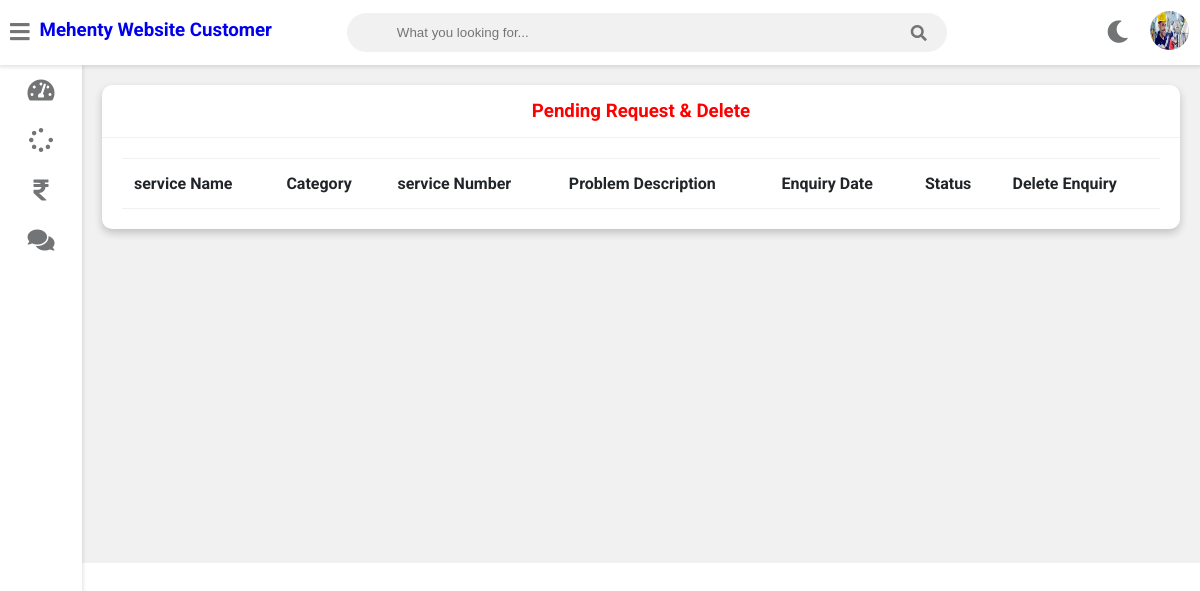
The page /customer-view-request (signed in) on the database as committed earlier.
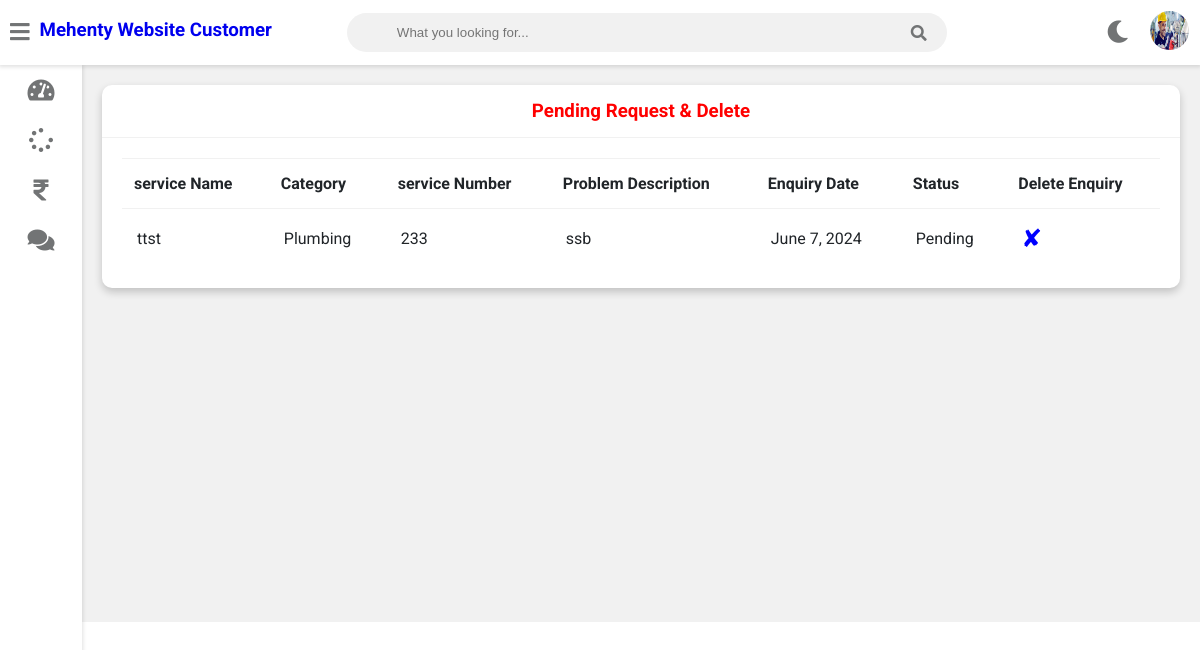
The same page on the database as committed later.
### service/models.py (models this page shows, shortened)
class Request(models.Model):
    cat=(('Plumbing', 'Plumbing'),('Electricity', 'Electricity'),('Painting', 'Painting'),('Carpentry', 'Carpentry'))
    category=models.CharField(max_length=50,choices=cat)
    service_no=models.PositiveIntegerField(null=False)
    service_name = models.CharField(max_length=40,null=False)
    problem_description = models.CharField(max_length=500,null=False)
    date=models.DateField(auto_now=True)
    cost=models.PositiveIntegerField(null=True)
    customer=models.ForeignKey('Customer', on_delete=models.CASCADE,null=True)
    Technician=models.ForeignKey('Technician',on_delete=models.CASCADE,null=True)
    stat=(('Pending','Pending'),('Approved','Approved'),('Repairing','Repairing'),('Repairing Done','Repairing Done'),('Released','Released'))
    status=models.CharField(max_length=50,choices=stat,default='Pending',null=True)

### service/views.py (the view)
# urls.py: path('customer-view-request',views.customer_view_request_view,name='customer-view-request'),
@login_required(login_url='customerlogin')
@user_passes_test(is_customer)
def customer_view_request_view(request):
    customer=models.Customer.objects.get(user_id=request.user.id)
    enquiries=models.Request.objects.all().filter(customer_id=customer.id , status="Pending")
    return render(request,'service/customer_view_request.html',{'customer':customer,'enquiries':enquiries})

### service/views.py (called while the page is built)
def is_customer(user):
    return user.groups.filter(name='CUSTOMER').exists()

### templates/service/customer_view_request.html
{% extends 'service/customerbase.html' %}
{% block content %}
	<div class="wrapper">
		<div class="row">
			<div class="col-12 col-m-12 col-sm-12">
				<div class="card">
					<div class="card-header">
						<h3 style="color:red; text-align:center" >Pending Request & Delete
						</h3>
					</div>
					<div class="card-content">
						<table>
							<thead>
                <tr>
                  <th>service Name</th>
                  <th>Category</th>
                  <th>service Number</th>
                  <th>Problem Description</th>
                  <th>Enquiry Date</th>
                  <th>Status</th>
								  <th>Delete Enquiry</th>
                </tr>
							</thead>
							<tbody>
                {% for enq in enquiries %}
                <tr>
                  <td>{{enq.service_name}}</td>
                  <td>{{enq.category}}</td>
                  <td>{{enq.service_no}}</td>
                  <td>{{enq.problem_description}}</td>
                  <td>{{enq.date}}</td>
                  <td>{{enq.status}}</td>
                  <td><a style="color:blue; text-decoration:none;font-size:25px;"href="{% url 'customer-delete-request' enq.id  %}">&#10008;</a></td>
                </tr>
                {% endfor %}
							</tbody>
						</table>
					</div>
				</div>
			</div>
		</div>
<br><br><br><br><br><br><br><br><br><br><br><br><br><br><br><br>
	</div>
{% endblock content %}

Rows that differ between the two databases and show on the page:
added Request: service_name "ttst", category "Plumbing", service_no "233", problem_description "ssb", date "June 7, 2024", status "Pending"
